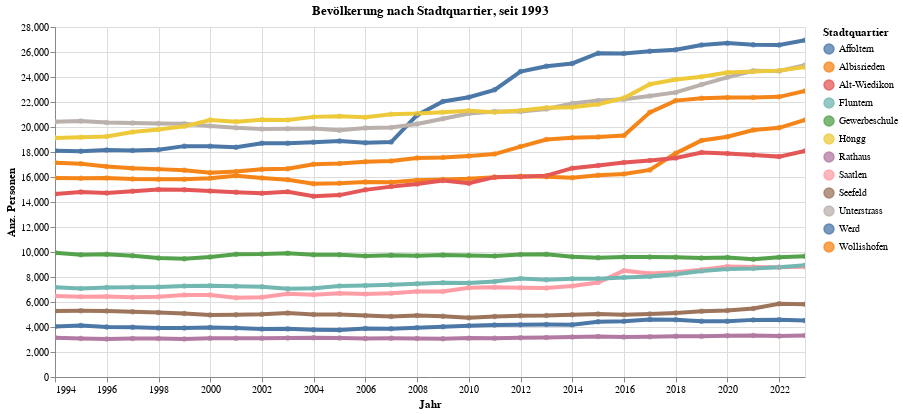

Notebook cell for this chart:
### Code cell
myTitle="Bevölkerung nach Stadtquartier, seit "+str(data2betested.index.year.min())
highlight = alt.selection(type='single', on='mouseover',
                          fields=['RAUM_lang'], nearest=True)
#x='date:StichtagDatJahr',
base = alt.Chart(myAgg.reset_index().query('sum_WBev>30'), title=myTitle).encode(
    x=alt.X('StichtagDatJahr', axis=alt.Axis(title='Jahr'))# , axis=alt.Axis(format='%', title='percentage')
    , y=alt.X('sum_WBev', axis=alt.Axis(title='Anz. Personen'))
    , color=alt.Color('RAUM_lang', legend=alt.Legend(title="Stadtquartier", orient="right"))  
    ,tooltip=['StichtagDatJahr', 'RAUM_lang','sum_WBev']    
)
points = base.mark_circle().encode(
    opacity=alt.value(0.75)
).add_selection(
    highlight
).properties(
    width=750 , height=350
)
lines = base.mark_line().encode(
    size=alt.condition(~highlight, alt.value(0.5), alt.value(4))
).interactive()

lines + points

### Figure 1 — Vega-Lite specification as saved in the notebook (floating-point values rounded to 4 significant figures; data arrays with more than 128 entries replaced by an {"elided": "..."} marker saying what was removed)
{"config": {"view": {"continuousWidth": 400, "continuousHeight": 300}}, "layer": [{"mark": "line", "encoding": {"color": {"type": "nominal", "field": "RAUM_lang", "legend": {"orient": "right", "title": "Stadtquartier"}}, "size": {"condition": {"value": 0.5, "selection": {"not": "selector003"}}, "value": 4}, "tooltip": [{"type": "temporal", "field": "StichtagDatJahr"}, {"type": "nominal", "field": "RAUM_lang"}, {"type": "quantitative", "field": "sum_WBev"}], "x": {"type": "temporal", "axis": {"title": "Jahr"}, "field": "StichtagDatJahr"}, "y": {"type": "quantitative", "axis": {"title": "Anz. Personen"}, "field": "sum_WBev"}}, "selection": {"selector004": {"type": "interval", "bind": "scales", "encodings": ["x", "y"]}}, "title": "Bevölkerung nach Stadtquartier, seit 1993"}, {"mark": "circle", "encoding": {"color": {"type": "nominal", "field": "RAUM_lang", "legend": {"orient": "right", "title": "Stadtquartier"}}, "opacity": {"value": 0.75}, "tooltip": [{"type": "temporal", "field": "StichtagDatJahr"}, {"type": "nominal", "field": "RAUM_lang"}, {"type": "quantitative", "field": "sum_WBev"}], "x": {"type": "temporal", "axis": {"title": "Jahr"}, "field": "StichtagDatJahr"}, "y": {"type": "quantitative", "axis": {"title": "Anz. Personen"}, "field": "sum_WBev"}}, "height": 350, "selection": {"selector003": {"type": "single", "on": "mouseover", "fields": ["RAUM_lang"], "nearest": true}}, "title": "Bevölkerung nach Stadtquartier, seit 1993", "width": 750}], "data": {"name": "data-47145d0ade99c6ac214f63d00161be76"}, "$schema": "https://vega.github.io/schema/vega-lite/v4.8.1.json", "datasets": {"data-47145d0ade99c6ac214f63d00161be76": {"elided": "360 records"}}}
